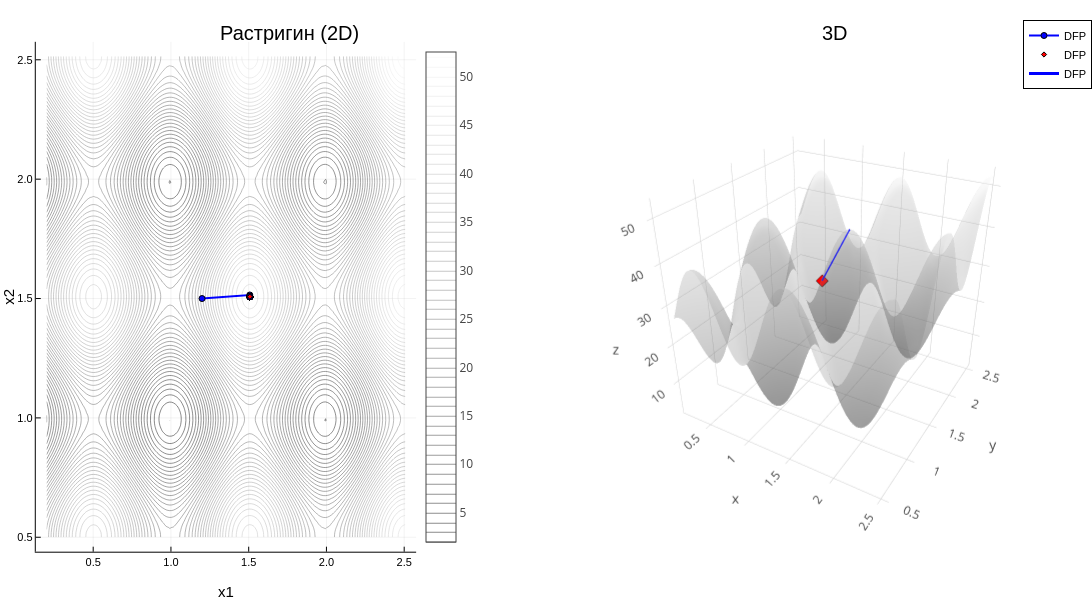

Source (notebook cell):
### Markdown cell above
## Функция Растригина
Минимум находится в точке (0, 0), значение функции = 0

### Code cell
visualize_all_methods(rastrigin, "Растригин", [1.2, 1.5], 1.0)

### Figure 1 — Plotly figure (JSON) as saved in the notebook; plotly's stock layout.template omitted (floating-point values rounded to 4 significant figures; data arrays with more than 128 entries replaced by an {"elided": "..."} marker saying what was removed)
{"data": [{"colorbar": {"len": 0.9105, "title": "", "x": 0.3811, "y": 0.5058}, "colorscale": [[0, "rgba(13, 13, 13, 1.000)"], [1, "rgba(242, 242, 242, 1.000)"]], "contours": {"coloring": "lines", "showlabels": false}, "name": "y1", "ncontours": 52, "showlegend": false, "showscale": true, "type": "contour", "x": [0.2, 0.2233, 0.2466, 0.2699, 0.2932, 0.3165, 0.3399, 0.3632, 0.3865, 0.4098, 0.4331, 0.4564, 0.4797, 0.503, 0.5263, 0.5496, 0.573, 0.5963, 0.6196, 0.6429, 0.6662, 0.6895, 0.7128, 0.7361, 0.7594, 0.7827, 0.806, 0.8294, 0.8527, 0.876, 0.8993, 0.9226, 0.9459, 0.9692, 0.9925, 1.016, 1.039, 1.062, 1.086, 1.109, 1.132, 1.156, 1.179, 1.202, 1.226, 1.249, 1.272, 1.296, 1.319, 1.342, 1.365, 1.389, 1.412, 1.435, 1.459, 1.482, 1.505, 1.529, 1.552, 1.575, 1.599, 1.622, 1.645, 1.668, 1.692, 1.715, 1.738, 1.762, 1.785, 1.808, 1.832, 1.855, 1.878, 1.902, 1.925, 1.948, 1.972, 1.995, 2.018, 2.041, 2.065, 2.088, 2.111, 2.135, 2.158, 2.181, 2.205, 2.228, 2.251, 2.275, 2.298, 2.321, 2.344, 2.368, 2.391, 2.414, 2.438, 2.461, 2.484, 2.508], "xaxis": "x1", "y": [0.5, 0.5204, 0.5407, 0.5611, 0.5814, 0.6018, 0.6221, 0.6425, 0.6628, 0.6832, 0.7035, 0.7239, 0.7442, 0.7646, 0.7849, 0.8053, 0.8256, 0.846, 0.8663, 0.8867, 0.907, 0.9274, 0.9477, 0.9681, 0.9884, 1.009, 1.029, 1.049, 1.07, 1.09, 1.111, 1.131, 1.151, 1.172, 1.192, 1.212, 1.233, 1.253, 1.273, 1.294, 1.314, 1.334, 1.355, 1.375, 1.395, 1.416, 1.436, 1.457, 1.477, 1.497, 1.518, 1.538, 1.558, 1.579, 1.599, 1.619, 1.64, 1.66, 1.68, 1.701, 1.721, 1.741, 1.762, 1.782, 1.803, 1.823, 1.843, 1.864, 1.884, 1.904, 1.925, 1.945, 1.965, 1.986, 2.006, 2.026, 2.047, 2.067, 2.087, 2.108, 2.128, 2.148, 2.169, 2.189, 2.21, 2.23, 2.25, 2.271, 2.291, 2.311, 2.332, 2.352, 2.372, 2.393, 2.413, 2.433, 2.454, 2.474, 2.494, 2.515], "yaxis": "y1", "z": {"elided": "100x100 float values"}, "zmax": 52.56, "zmin": 2.0}, {"colorbar": {"len": 0.9105, "title": "", "x": 0.3811, "y": 0.5058}, "legendgroup": "DFP", "line": {"color": "rgba(0, 0, 255, 1.000)", "dash": "solid", "shape": "linear", "width": 2}, "marker": {"color": "rgba(0, 0, 255, 1.000)", "line": {"color": "rgba(0, 0, 0, 1.000)", "width": 1}, "size": 6, "symbol": "circle"}, "mode": "lines+markers", "name": "DFP", "showlegend": true, "type": "scatter", "x": [1.2, 1.507, 1.508, 1.508, 1.508, 1.508, 1.508, 1.508, 1.508, 1.508, 1.508, 1.508, 1.508, 1.508, 1.508, 1.508, 1.508, 1.508, 1.508, 1.508, 1.508, 1.508, 1.508, 1.508, 1.508, 1.508, 1.508, 1.508, 1.508, 1.508, 1.508, 1.508, 1.508, 1.508, 1.508, 1.508, 1.508, 1.508, 1.508, 1.508, 1.508], "xaxis": "x1", "y": [1.5, 1.515, 1.508, 1.508, 1.508, 1.508, 1.508, 1.508, 1.508, 1.508, 1.508, 1.508, 1.508, 1.508, 1.508, 1.508, 1.508, 1.508, 1.508, 1.508, 1.508, 1.508, 1.508, 1.508, 1.508, 1.508, 1.508, 1.508, 1.508, 1.508, 1.508, 1.508, 1.508, 1.508, 1.508, 1.508, 1.508, 1.508, 1.508, 1.508, 1.508], "yaxis": "y1", "zmax": 52.56, "zmin": 2.0}, {"colorbar": {"len": 0.9105, "title": "", "x": 0.3811, "y": 0.5058}, "legendgroup": "DFP", "marker": {"color": "rgba(255, 0, 0, 1.000)", "line": {"color": "rgba(0, 0, 0, 1.000)", "width": 1}, "size": 4, "symbol": "diamond"}, "mode": "markers", "name": "DFP", "showlegend": true, "type": "scatter", "x": [1.508], "xaxis": "x1", "y": [1.508], "yaxis": "y1", "zmax": 52.56, "zmin": 2.0}, {"colorbar": {"len": 0.9105, "title": "", "x": 0.9972, "y": 0.5058}, "colorscale": [[0, "rgba(13, 13, 13, 0.500)"], [1, "rgba(242, 242, 242, 0.500)"]], "name": "y1", "opacity": 0.5, "scene": "scene2", "showlegend": false, "showscale": false, "type": "surface", "x": [0.2, 0.2233, 0.2466, 0.2699, 0.2932, 0.3165, 0.3399, 0.3632, 0.3865, 0.4098, 0.4331, 0.4564, 0.4797, 0.503, 0.5263, 0.5496, 0.573, 0.5963, 0.6196, 0.6429, 0.6662, 0.6895, 0.7128, 0.7361, 0.7594, 0.7827, 0.806, 0.8294, 0.8527, 0.876, 0.8993, 0.9226, 0.9459, 0.9692, 0.9925, 1.016, 1.039, 1.062, 1.086, 1.109, 1.132, 1.156, 1.179, 1.202, 1.226, 1.249, 1.272, 1.296, 1.319, 1.342, 1.365, 1.389, 1.412, 1.435, 1.459, 1.482, 1.505, 1.529, 1.552, 1.575, 1.599, 1.622, 1.645, 1.668, 1.692, 1.715, 1.738, 1.762, 1.785, 1.808, 1.832, 1.855, 1.878, 1.902, 1.925, 1.948, 1.972, 1.995, 2.018, 2.041, 2.065, 2.088, 2.111, 2.135, 2.158, 2.181, 2.205, 2.228, 2.251, 2.275, 2.298, 2.321, 2.344, 2.368, 2.391, 2.414, 2.438, 2.461, 2.484, 2.508], "xaxis": "x2", "y": [0.5, 0.5204, 0.5407, 0.5611, 0.5814, 0.6018, 0.6221, 0.6425, 0.6628, 0.6832, 0.7035, 0.7239, 0.7442, 0.7646, 0.7849, 0.8053, 0.8256, 0.846, 0.8663, 0.8867, 0.907, 0.9274, 0.9477, 0.9681, 0.9884, 1.009, 1.029, 1.049, 1.07, 1.09, 1.111, 1.131, 1.151, 1.172, 1.192, 1.212, 1.233, 1.253, 1.273, 1.294, 1.314, 1.334, 1.355, 1.375, 1.395, 1.416, 1.436, 1.457, 1.477, 1.497, 1.518, 1.538, 1.558, 1.579, 1.599, 1.619, 1.64, 1.66, 1.68, 1.701, 1.721, 1.741, 1.762, 1.782, 1.803, 1.823, 1.843, 1.864, 1.884, 1.904, 1.925, 1.945, 1.965, 1.986, 2.006, 2.026, 2.047, 2.067, 2.087, 2.108, 2.128, 2.148, 2.169, 2.189, 2.21, 2.23, 2.25, 2.271, 2.291, 2.311, 2.332, 2.352, 2.372, 2.393, 2.413, 2.433, 2.454, 2.474, 2.494, 2.515], "yaxis": "y2", "z": {"elided": "100x100 float values"}, "zaxis": "z2", "zmax": 52.56, "zmin": 2.0}, {"colorbar": {"len": 0.9105, "title": "", "x": 0.9972, "y": 0.5058}, "legendgroup": "DFP", "line": {"color": "rgba(0, 0, 255, 1.000)", "dash": "solid", "shape": "linear", "width": 3}, "mode": "lines", "name": "DFP", "scene": "scene2", "showlegend": true, "type": "scatter3d", "x": [1.2, 1.507, 1.508, 1.508, 1.508, 1.508, 1.508, 1.508, 1.508, 1.508, 1.508, 1.508, 1.508, 1.508, 1.508, 1.508, 1.508, 1.508, 1.508, 1.508, 1.508, 1.508, 1.508, 1.508, 1.508, 1.508, 1.508, 1.508, 1.508, 1.508, 1.508, 1.508, 1.508, 1.508, 1.508, 1.508, 1.508, 1.508, 1.508, 1.508, 1.508], "xaxis": "x2", "y": [1.5, 1.515, 1.508, 1.508, 1.508, 1.508, 1.508, 1.508, 1.508, 1.508, 1.508, 1.508, 1.508, 1.508, 1.508, 1.508, 1.508, 1.508, 1.508, 1.508, 1.508, 1.508, 1.508, 1.508, 1.508, 1.508, 1.508, 1.508, 1.508, 1.508, 1.508, 1.508, 1.508, 1.508, 1.508, 1.508, 1.508, 1.508, 1.508, 1.508, 1.508], "yaxis": "y2", "z": [30.6, 44.51, 44.52, 44.52, 44.52, 44.52, 44.52, 44.52, 44.52, 44.52, 44.52, 44.52, 44.52, 44.52, 44.52, 44.52, 44.52, 44.52, 44.52, 44.52, 44.52, 44.52, 44.52, 44.52, 44.52, 44.52, 44.52, 44.52, 44.52, 44.52, 44.52, 44.52, 44.52, 44.52, 44.52, 44.52, 44.52, 44.52, 44.52, 44.52, 44.52], "zaxis": "z2", "zmax": 52.56, "zmin": 2.0}, {"colorbar": {"len": 0.9105, "title": "", "x": 0.9972, "y": 0.5058}, "legendgroup": "", "marker": {"color": "rgba(255, 0, 0, 1.000)", "line": {"color": "rgba(0, 0, 0, 1.000)", "width": 1}, "size": 4, "symbol": "diamond"}, "mode": "markers", "name": "", "scene": "scene2", "showlegend": false, "type": "scatter3d", "x": [1.2], "xaxis": "x2", "y": [1.5], "yaxis": "y2", "z": [30.6], "zaxis": "z2", "zmax": 52.56, "zmin": 2.0}], "layout": {"annotations": [{"font": {"color": "rgba(0, 0, 0, 1.000)", "family": "sans-serif", "size": 20}, "rotation": 0, "showarrow": false, "text": "Растригин (2D)", "x": 0.265, "xanchor": "center", "xref": "paper", "y": 1, "yanchor": "top", "yref": "paper"}, {"font": {"color": "rgba(0, 0, 0, 1.000)", "family": "sans-serif", "size": 20}, "rotation": 0, "showarrow": false, "text": "3D", "x": 0.765, "xanchor": "center", "xref": "paper", "y": 1, "yanchor": "top", "yref": "paper"}], "height": 600, "legend": {"bgcolor": "rgba(255, 255, 255, 1.000)", "bordercolor": "rgba(0, 0, 0, 1.000)", "borderwidth": 1, "font": {"color": "rgba(0, 0, 0, 1.000)", "family": "sans-serif", "size": 11}, "title": {"font": {"color": "rgba(0, 0, 0, 1.000)", "family": "sans-serif", "size": 15}, "text": ""}, "tracegroupgap": 0, "traceorder": "normal", "x": 1, "xanchor": "auto", "y": 1, "yanchor": "auto"}, "margin": {"b": 20, "l": 0, "r": 0, "t": 20}, "paper_bgcolor": "rgba(255, 255, 255, 1.000)", "plot_bgcolor": "rgba(255, 255, 255, 1.000)", "scene2": {"camera": {"eye": {"x": 1.126, "y": -1.95, "z": 1.3}, "projection": "orthographic"}, "domain": {"x": [0.5328, 0.9972], "y": [0.05054, 0.961]}, "xaxis2": {"gridcolor": "rgba(0, 0, 0, 0.100)", "gridwidth": 0.5, "linecolor": "rgba(0, 0, 0, 1.000)", "mirror": false, "range": [0.1308, 2.577], "showgrid": true, "showline": true, "showticklabels": true, "tickangle": 0, "tickcolor": "rgb(0, 0, 0)", "tickfont": {"color": "rgba(0, 0, 0, 1.000)", "family": "sans-serif", "size": 11}, "tickmode": "array", "ticks": "inside", "ticktext": ["0.5", "1.0", "1.5", "2.0", "2.5"], "tickvals": [0.5, 1, 1.5, 2, 2.5], "title": "x1", "titlefont": {"color": "rgba(0, 0, 0, 1.000)", "family": "sans-serif", "size": 15}, "type": "-", "visible": true, "zeroline": false, "zerolinecolor": "rgba(0, 0, 0, 1.000)"}, "yaxis2": {"gridcolor": "rgba(0, 0, 0, 0.100)", "gridwidth": 0.5, "linecolor": "rgba(0, 0, 0, 1.000)", "mirror": false, "range": [0.4396, 2.575], "showgrid": true, "showline": true, "showticklabels": true, "tickangle": 0, "tickcolor": "rgb(0, 0, 0)", "tickfont": {"color": "rgba(0, 0, 0, 1.000)", "family": "sans-serif", "size": 11}, "tickmode": "array", "ticks": "inside", "ticktext": ["0.5", "1.0", "1.5", "2.0", "2.5"], "tickvals": [0.5, 1, 1.5, 2, 2.5], "title": "x2", "titlefont": {"color": "rgba(0, 0, 0, 1.000)", "family": "sans-serif", "size": 15}, "type": "-", "visible": true, "zeroline": false, "zerolinecolor": "rgba(0, 0, 0, 1.000)"}, "zaxis2": {"gridcolor": "rgba(0, 0, 0, 0.100)", "gridwidth": 0.5, "linecolor": "rgba(0, 0, 0, 1.000)", "mirror": false, "range": [0.4828, 54.07], "showgrid": true, "showline": true, "showticklabels": true, "tickangle": 0, "tickcolor": "rgb(0, 0, 0)", "tickfont": {"color": "rgba(0, 0, 0, 1.000)", "family": "sans-serif", "size": 11}, "tickmode": "array", "ticks": "inside", "ticktext": ["10", "20", "30", "40", "50"], "tickvals": [10, 20, 30, 40, 50], "title": "f(x)", "titlefont": {"color": "rgba(0, 0, 0, 1.000)", "family": "sans-serif", "size": 15}, "type": "-", "visible": true, "zeroline": false, "zerolinecolor": "rgba(0, 0, 0, 1.000)"}}, "showlegend": true, "width": 1400, "xaxis1": {"anchor": "y1", "domain": [0.03277, 0.3811], "gridcolor": "rgba(0, 0, 0, 0.100)", "gridwidth": 0.5, "linecolor": "rgba(0, 0, 0, 1.000)", "mirror": false, "range": [0.1308, 2.577], "showgrid": true, "showline": true, "showticklabels": true, "tickangle": 0, "tickcolor": "rgb(0, 0, 0)", "tickfont": {"color": "rgba(0, 0, 0, 1.000)", "family": "sans-serif", "size": 11}, "tickmode": "array", "ticks": "inside", "ticktext": ["0.5", "1.0", "1.5", "2.0", "2.5"], "tickvals": [0.5, 1, 1.5, 2, 2.5], "title": "x1", "titlefont": {"color": "rgba(0, 0, 0, 1.000)", "family": "sans-serif", "size": 15}, "type": "-", "visible": true, "zeroline": false, "zerolinecolor": "rgba(0, 0, 0, 1.000)"}, "yaxis1": {"anchor": "x1", "domain": [0.05054, 0.961], "gridcolor": "rgba(0, 0, 0, 0.100)", "gridwidth": 0.5, "linecolor": "rgba(0, 0, 0, 1.000)", "mirror": false, "range": [0.4396, 2.575], "showgrid": true, "showline": true, "showticklabels": true, "tickangle": 0, "tickcolor": "rgb(0, 0, 0)", "tickfont": {"color": "rgba(0, 0, 0, 1.000)", "family": "sans-serif", "size": 11}, "tickmode": "array", "ticks": "inside", "ticktext": ["0.5", "1.0", "1.5", "2.0", "2.5"], "tickvals": [0.5, 1, 1.5, 2, 2.5], "title": "x2", "titlefont": {"color": "rgba(0, 0, 0, 1.000)", "family": "sans-serif", "size": 15}, "type": "-", "visible": true, "zeroline": false, "zerolinecolor": "rgba(0, 0, 0, 1.000)"}}}
